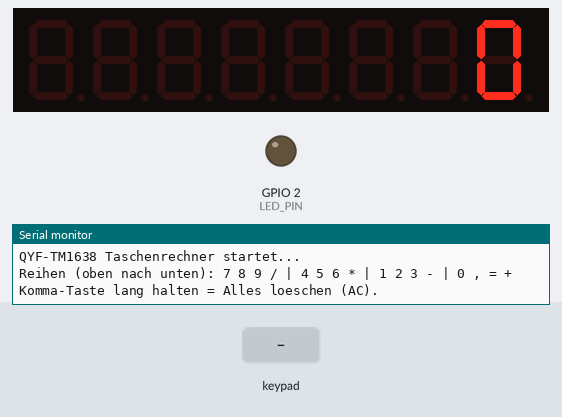
This program was run on a simulated ESP32. Shown: 8-digit seven-segment display, output pins drawn as LEDs (lit = HIGH), the last lines printed to the serial monitor. Dashed ring = blinking. Inputs (shaded band) come from the test bench.

Above: at 1.2 s.
1.3 s: key '2' pressed
At 2.3 s:
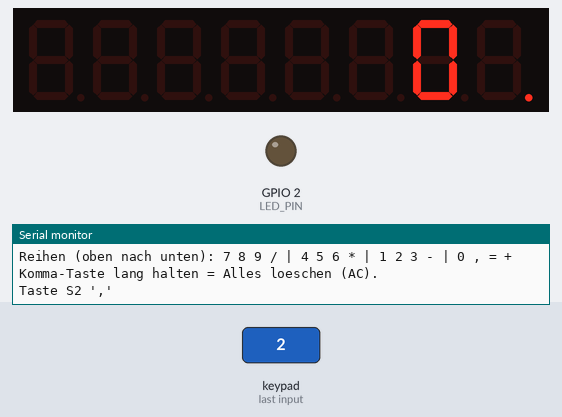
3.0 s: keypad keys 1 2 pressed 0.4 s apart
At 3.17 s:
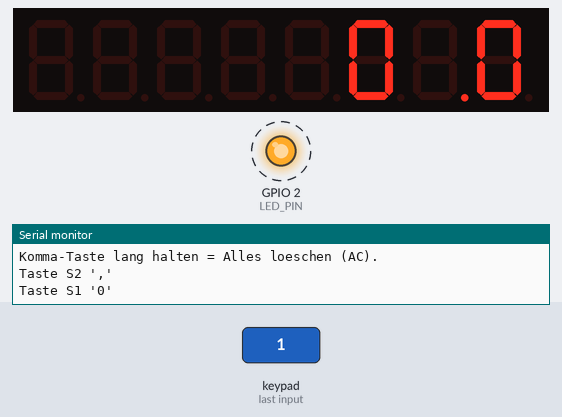
5.3 s: key '5' pressed
At 6.7 s:
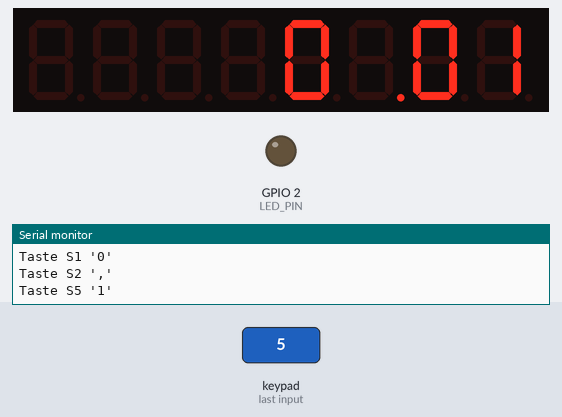
7.0 s: keypad keys 1 2 A pressed 0.4 s apart
At 8.5 s:
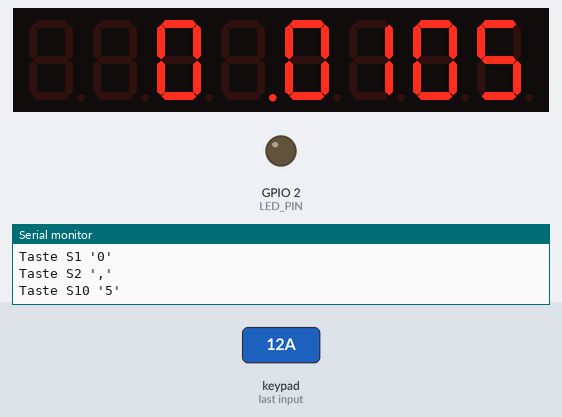
9.7 s: key '3' pressed
At 9.88 s:
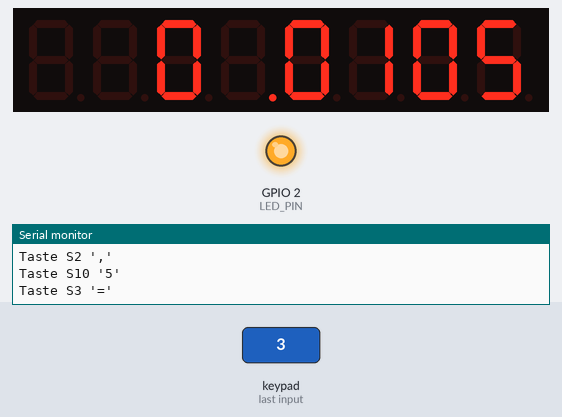
Timing chart, 0 to 12.3 s (numbered marks = the images above; inputs shaded):
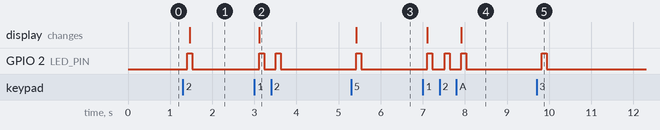

Measured:
- after the input at 1.3 s, GPIO 2 (LED_PIN): LOW → HIGH after 0.11 s, → LOW 0.12 s later; the display: changes after 0.17 s (image 1)
- after the input at 3.0 s, GPIO 2 (LED_PIN): alternates HIGH for 0.12 s and LOW for 0.27 s, 4 changes in all, then stays LOW, starting after 0.11 s; the display: changes after 0.12 s (image 2)
- after the input at 5.3 s, GPIO 2 (LED_PIN): LOW → HIGH after 0.12 s, → LOW 0.12 s later; the display: changes after 0.12 s (image 3)
- after the input at 7.0 s, GPIO 2 (LED_PIN): alternates HIGH for 0.12 s and LOW for 0.28 s, 6 changes in all, then stays LOW, starting after 0.11 s; the display: first changes after 0.11 s (image 4 shows a later state)
- after the input at 9.7 s, GPIO 2 (LED_PIN): LOW → HIGH after 0.12 s, → LOW 0.12 s later

The program:

main.cpp
```cpp
// QYF-TM1638 Taschenrechner für ESP32 (4x4-Tastenfeld, 8-stellige Anzeige)
//
// Verkabelung TM1638-Modul -> ESP32:
//   VCC -> 5V (VU/VIN), GND -> GND, DIO -> GPIO18, CLK -> GPIO5, STB -> GPIO4
// Wichtig: QYF-Module brauchen die Klasse TM1638QYF (nicht TM1638).
//
// Tastenbelegung (S1..S16 = physische Tasten, Zuordnung siehe tasten.h):
//   Reihe 4:  S13=7   S14=8   S15=9   S16=/
//   Reihe 3:  S9 =4   S10=5   S11=6   S12=*
//   Reihe 2:  S5 =1   S6 =2   S7 =3   S8 =-
//   Reihe 1:  S1 =0   S2 =,   S3 ==   S4 =+
//
// Komma-Taste lang halten (> 0,7 s) = Alles löschen (AC). Nach einer
// Fehleranzeige ("E:DIV0") setzt jede Taste die Anzeige zuerst auf 0 zurück.
//
// Rechenweise wie ein Klassik-Taschenrechner: sofort ausführen, keine
// Punkt-vor-Strich. Eingabe <= 8 Ziffern, Ergebnisanzeige bis 8 Stellen.

#include <Arduino.h>
#include <TM1638.h>
#include <TM1638QYF.h>
#include "tasten.h"

#define TM1638_DIO_PIN 18
#define TM1638_CLK_PIN 5
#define TM1638_STB_PIN 4

const int LED_PIN = 2;   // Onboard-LED als Tasten-Quittierung

TM1638QYF display(TM1638_DIO_PIN, TM1638_CLK_PIN, TM1638_STB_PIN);

// ---- Tastenbelegung ------------------------------------------------------
enum Aktion { A_ZIFFER, A_OP, A_GLEICH, A_KOMMA };

struct Tastenbelegung {
  Aktion aktion;
  char   zeichen;   // Anzeige-/Operatorzeichen
  byte   ziffer;    // nur bei A_ZIFFER
};

const int8_t TASTE_LANG_AC = 2;   // S2 (Komma).lang drücken = Alles löschen

static const Tastenbelegung TASTE[17] = {
  { A_ZIFFER, '0', 0 },    // Index 0 unbenutzt
  { A_ZIFFER, '0', 0 },    // S1
  { A_KOMMA,  ',', 0 },    // S2
  { A_GLEICH, '=', 0 },    // S3
  { A_OP,     '+', 0 },    // S4
  { A_ZIFFER, '1', 1 },    // S5
  { A_ZIFFER, '2', 2 },    // S6
  { A_ZIFFER, '3', 3 },    // S7
  { A_OP,     '-', 0 },    // S8
  { A_ZIFFER, '4', 4 },    // S9
  { A_ZIFFER, '5', 5 },    // S10
  { A_ZIFFER, '6', 6 },    // S11
  { A_OP,     '*', 0 },    // S12
  { A_ZIFFER, '7', 7 },    // S13
  { A_ZIFFER, '8', 8 },    // S14
  { A_ZIFFER, '9', 9 },    // S15
  { A_OP,     '/', 0 },    // S16
};

// ---- Rechnerzustand ------------------------------------------------------
static float  akku          = 0;    // Ergebnis der bisherigen Kette
static char   ausstehend    = 0;    // '+', '-', '*', '/' oder 0
static bool   zweitesOperand = false; // Operator genommen, wartet auf Eingabe
static char   eingabe[12]   = {0};  // aktuelle Zahleneingabe inkl. optionalem '.'
static bool   fehler        = false;
static char   letzterOp     = 0;    // für wiederholtes "="
static float  letztesOperand = 0;
static bool   wiederhole    = false;

static const byte MAX_ZIFFERN = 8;      // gesamt (ohne Punkt)
static const byte MAX_NACHKOMMA = 6;

static byte anzahlZiffern() {
  byte n = 0;
  for (byte i = 0; i < sizeof eingabe && eingabe[i]; i++)
    if (eingabe[i] != '.') n++;
  return n;
}

static byte nachkommaStellen() {
  byte n = 0;
  bool hinter = false;
  for (byte i = 0; i < sizeof eingabe && eingabe[i]; i++) {
    if (eingabe[i] == '.') hinter = true;
    else if (hinter) n++;
  }
  return n;
}

static bool hatKomma() { return strchr(eingabe, '.') != NULL; }

static void eingabeLeeren() { eingabe[0] = 0; }

static float wertEingabe() {
  return eingabe[0] ? atof(eingabe) : 0.0f;
}

// ---- Anzeige -------------------------------------------------------------
// Text rechtsbündig in 8 Stellen anzeigen ('.' wird als Punkt-Segment gezeigt)
static void zeigeText(const char *text) {
  char feld[9];
  size_t len = strlen(text);
  if (len > 8) memcpy(feld, text + len - 8, 8);
  else { memset(feld, ' ', 8 - len); memcpy(feld + (8 - len), text, len); }
  feld[8] = 0;
  display.setDisplayToString(feld);
}

// Zahl in 8 Stellen; bei Bedarf Nachkommastellen reduzieren, sehr große oder
// kleine Zahlen in Exponentialschreibweise.
static void zeigeZahl(float zahl) {
  char text[16];

  if (zahl == 0) {
    snprintf(text, sizeof text, "0");
  } else if (fabs(zahl) >= 1e7f || fabs(zahl) < 1e-5f) {
    snprintf(text, sizeof text, "%.2E", (double)zahl);   // z.B. 1.23E+08
    for (char *p = text; *p; p++) if (*p >= 'a' && *p <= 'z') *p -= 32;
  } else {
    byte g = 6;
    for (;; g--) {
      if (g) snprintf(text, sizeof text, "%.*f", (int)g, (double)zahl);
      else   snprintf(text, sizeof text, "%.0f", (double)zahl);
      if (strlen(text) <= 8 || g == 0) break;
    }
    if (strchr(text, '.')) {               // überflüssige Nullen abräumen
      size_t l = strlen(text);
      while (l > 1 && text[l - 1] == '0') text[--l] = 0;
      if (l > 1 && text[l - 1] == '.') text[--l] = 0;
    }
  }
  zeigeText(text);
}

static void zeigeEingabe() {
  if (eingabe[0]) zeigeText(eingabe);
  else zeigeZahl(akku);
}

static void zeigeFehler() {
  fehler = true;
  display.setDisplayToString(" E:DIV0 ");   //Division durch Null / Überlauf
}

// ---- Rechnen -------------------------------------------------------------
static void fuehreAus(float b) {
  float r;
  switch (ausstehend) {
    case '+': r = akku + b; break;
    case '-': r = akku - b; break;
    case '*': r = akku * b; break;
    case '/':
      if (b == 0) { zeigeFehler(); return; }
      r = akku / b;
      break;
    default:  r = b; break;
  }
  if (!isfinite(r)) { zeigeFehler(); return; }
  akku = r;
  zweitesOperand = false;
}

// ---- Tasten --------------------------------------------------------------
static void allesLoeschen() {
  akku = 0; ausstehend = 0; zweitesOperand = false;
  wiederhole = false; letzterOp = 0; letztesOperand = 0;
  eingabeLeeren(); fehler = false;
  zeigeZahl(0);
}

static void verarbeiteTaste(int8_t nr) {
  if (fehler) {                 // nach einem Fehler: jede Taste setzt zurück
    allesLoeschen();
    if (TASTE[nr].aktion != A_ZIFFER) return;
  }

  switch (TASTE[nr].aktion) {
    case A_ZIFFER: {
      char z = (char)('0' + TASTE[nr].ziffer);
      if (zweitesOperand || (!eingabe[0] && wiederhole)) {
        eingabeLeeren();            // neue Zahl nach Ergebnis oder Operator
        zweitesOperand = false;
        wiederhole = false;
      }
      if (!eingabe[0]) { eingabe[0] = z; eingabe[1] = 0; }
      else if (strcmp(eingabe, "0") == 0) { eingabe[0] = z; }   // führende Null ersetzen
      else if (anzahlZiffern() < MAX_ZIFFERN) {
        size_t l = strlen(eingabe);
        if (hatKomma() && nachkommaStellen() >= MAX_NACHKOMMA) break;
        if (l < sizeof eingabe - 1) { eingabe[l] = z; eingabe[l + 1] = 0; }
      }
      zeigeEingabe();
      break;
    }

    case A_KOMMA:
      if (zweitesOperand) { eingabeLeeren(); zweitesOperand = false; }
      if (wiederhole && !eingabe[0]) wiederhole = false;
      if (!hatKomma()) {
        if (!eingabe[0]) { eingabe[0] = '0'; eingabe[1] = '.'; eingabe[2] = 0; }
        else { size_t l = strlen(eingabe); eingabe[l] = '.'; eingabe[l + 1] = 0; }
      }
      zeigeEingabe();
      break;

    case A_OP:
      if (zweitesOperand) {              // Operator korrigieren: '+' statt '-'
        eingabeLeeren();
      } else {
        if (ausstehend && eingabe[0]) { fuehreAus(wertEingabe()); if (fehler) return; }
        else if (eingabe[0]) akku = wertEingabe();   // sonst Ergebnis beibehalten
        eingabeLeeren();
      }
      wiederhole = false;
      ausstehend = TASTE[nr].zeichen;
      zweitesOperand = true;
      zeigeZahl(akku);
      break;

    case A_GLEICH:
      if (ausstehend) {
        // "12 + 3 =" -> 15, danach wiederholt "=" aufsteigend (18, 21, ...)
        float zweiter = zweitesOperand ? akku : wertEingabe();
        letzterOp = ausstehend;
        letztesOperand = zweiter;
        fuehreAus(zweiter);
        if (fehler) return;
        wiederhole = true;
        ausstehend = 0;
      } else if (wiederhole) {
        char gemerkt = letzterOp;
        ausstehend = gemerkt;
        fuehreAus(letztesOperand);
        if (fehler) return;
        ausstehend = 0;
      } else {
        akku = wertEingabe();
        wiederhole = false; letzterOp = 0;    // neue Ausgangszahl, keine Wiederholung
      }
      eingabeLeeren();
      zweitesOperand = false;
      zeigeZahl(akku);
      break;
  }
}

// ---- Main ----------------------------------------------------------------
static word letzterStatus = 0;
static bool aktionGelaufen = false;
static uint32_t zeitWechsel = 0;
static uint32_t ledAnSeit = 0;
static uint32_t druckStart = 0;      // Beginn des Tastendrucks (für Lang-Erkennung)
static int8_t   rueckfrageTaste = 0; // Taste, deren Aktion erst beim Loslassen feststeht
static const uint32_t ENTKOPPEL_MS = 90;
static const uint32_t LANG_MS = 700;

void setup() {
  pinMode(LED_PIN, OUTPUT);
  Serial.begin(115200);
  display.setupDisplay(true, 4);
  display.clearDisplay();
  allesLoeschen();
  Serial.println("QYF-TM1638 Taschenrechner startet...");
  Serial.println("Reihen (oben nach unten): 7 8 9 / | 4 5 6 * | 1 2 3 - | 0 , = +");
  Serial.println("Komma-Taste lang halten = Alles loeschen (AC).");
  zeigeZahl(0);
}

// Die Komma-Taste hat eine Doppelfunktion: kurz = Dezimalpunkt,
// lang (> LANG_MS) = Alles löschen.
void loop() {
  word tasten = display.getButtons();
  uint32_t jetzt = millis();

  if (tasten != letzterStatus) {
    if (tasten == 0 && rueckfrageTaste) {       // Release der Komma-Taste
      if (jetzt - druckStart < LANG_MS) {
        Serial.printf("Taste S%d ','\n", rueckfrageTaste);
        verarbeiteTaste(rueckfrageTaste);
      }
      rueckfrageTaste = 0;
    }
    letzterStatus = tasten;
    zeitWechsel = jetzt;
    if (!tasten) aktionGelaufen = false;
  }

  if (tasten && !aktionGelaufen && (jetzt - zeitWechsel) >= ENTKOPPEL_MS) {
    int8_t nr = tasteFine(tasten);
    druckStart = zeitWechsel;
    if (nr > 0) {
      aktionGelaufen = true;
      digitalWrite(LED_PIN, HIGH);
      ledAnSeit = jetzt;
      if (nr == TASTE_LANG_AC) {
        rueckfrageTaste = nr;                    // Entscheidung bei Release
      } else {
        Serial.printf("Taste S%d '%c'\n", nr, TASTE[nr].zeichen);
        verarbeiteTaste(nr);
      }
    } else if (nr < 0) {
      display.setDisplayToString("  Mehr    ");
      aktionGelaufen = true;
    }
  }

  // Lang gedrückt halten -> AC, ohne auf das Loslassen zu warten
  if (rueckfrageTaste && (jetzt - druckStart) >= LANG_MS) {
    rueckfrageTaste = 0;
    Serial.println("Taste S2 lang -> Alles loeschen");
    allesLoeschen();
  }

  if (digitalRead(LED_PIN) && (jetzt - ledAnSeit) >= 120) digitalWrite(LED_PIN, LOW);
  delay(20);
}
```

tasten.h
```cpp
// Tasten-Mapping für 4x4-Tastenfeld am TM1638 (QYF-Modul).
//
// Das Modul liefert beim 4x4-Scan 16 Bit (word). Welches Bit zu welcher
// physischen Taste gehört, ist modulabhängig -> einmalig mit der Debug-Ausgabe
// (Serial: "Roh: 0x....") kalibrieren:
//   Jede Taste nacheinander drücken und das gesetzte Bit notieren.
//   bitNr = Position in diesem Array, deren Wert = Bitindex (0..15) ist.
//
// Die Anordnung hier entspricht dem gängigen QYF-Schema
// (Bit = zeile*4 + spalte, untere Reihe = Bit 0):
//
//     [13][14][15][16]   <- Reihe 4
//     [ 9][10][11][12]   <- Reihe 3
//     [ 5][ 6][ 7][ 8]   <- Reihe 2
//     [ 1][ 2][ 3][ 4]   <- Reihe 1
//
#ifndef TASTEN_H
#define TASTEN_H

#include <Arduino.h>

// Index = Taste-1, Wert = Bitposition im 16-Bit-Wort von getButtons()
static const byte TASTEN_BIT[16] = {
  0, 1, 2, 3,        // Reihe 1
  4, 5, 6, 7,        // Reihe 2
  8, 9, 10, 11,      // Reihe 3
  12, 13, 14, 15     // Reihe 4
};

// Liefert die Nummer (1..16) der zuerst gefundenen gedrückten Taste,
// 0 wenn keine, -1 wenn mehrere gleichzeitig (=> "Mehrere").
static inline int8_t tasteFine(word mask) {
  int8_t fund = 0;
  for (int i = 0; i < 16; i++) {
    if (mask & (1 << TASTEN_BIT[i])) {
      if (fund) return -1;   // mehr als eine Taste
      fund = i + 1;
    }
  }
  return fund;
}

#endif
```
